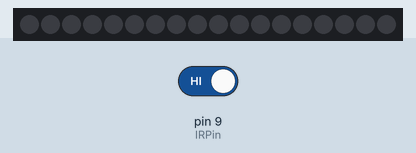
Recording of a sketch running on a simulated Arduino Uno, built with avr-gcc and run on an emulated ATmega328P. Shown: 18 RGB LEDs in strip order, left to right. The inputs (shaded band) are chosen by the test bench; at power-on: pin 9 (IRPin) HIGH. Dim RGB values are drawn brighter than linear; colours are those a GRB WS2812 strip shows for the declared byte order.

Above: at 1.2 s.
1.3 s: pin 9 (IRPin) driven LOW
At 1.8 s:
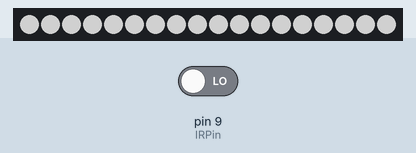
2.8 s: pin 9 (IRPin) driven HIGH
At 5.6 s:
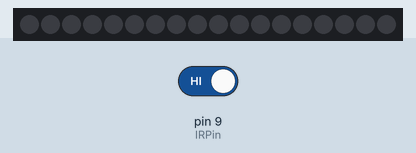
Timing chart, 0 to 7.1 s (numbered marks = the images above; inputs shaded):
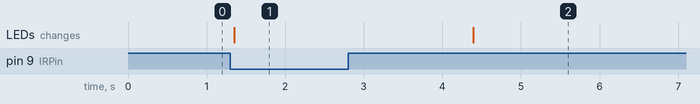

The sketch:

light.ino
```cpp
// When IR detects people coming, LED turned on
#include <FastLED.h> // using WS2812

const int IRPin = 9;
const int sec = 3; // time for led on after detecting a person
const int ledPin = 5;
const int ledNum = 18; // number of LED
const int ledBrightness = 15;
CRGB leds[ledNum];

void lightOn() {
    for(int i = 0; i < ledNum; i++) {
        leds[i] = 0x777777;
        FastLED.show();
    }
}

void lightOff() {
    for(int i = 0; i < ledNum; i++) {
        leds[i] = CRGB::Black;
        FastLED.show();
    }
}

void setup() {
    pinMode(IRPin, INPUT); // IR Sensor pin INPUT
    FastLED.addLeds<WS2812, ledPin, RGB>(leds, ledNum);  // GRB ordering is typical
    Serial.begin(9600);
}

void loop() {
    if(!digitalRead(IRPin)) {
        lightOn();
        delay(sec * 1000);
    }
    else {
        lightOff();
    }
}
```

Measured:
- after the input at 1.3 s, the LEDs: change after 0.05 s (image 1)
- after the input at 2.8 s, the LEDs: change after 1.6 s (image 2)
